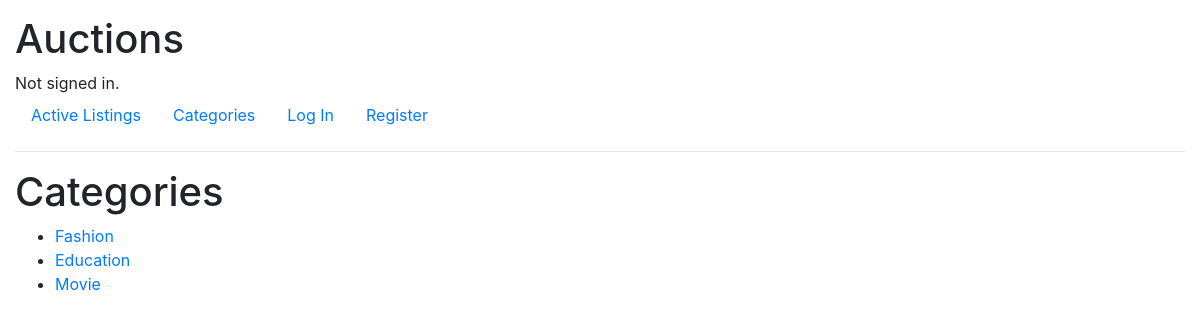
The page /categories on the database its author committed.
### auctions/models.py (models this page shows, shortened)
class Auction(models.Model):
    title = models.CharField(max_length=30)
    description = models.CharField(max_length=100)
    current_price = models.DecimalField(max_digits=10, decimal_places=2)
    photo_url = models.SlugField(max_length=500, blank=True)
    category = models.CharField(max_length=20, blank=True)
    owner = models.ForeignKey(User, on_delete=models.CASCADE, related_name="listings")
    active = models.BooleanField()
    created_on = models.DateTimeField()

### auctions/views.py (the view)
# urls.py: path("categories", views.categories, name="categories"),
def categories(request):
    categorys = Category.objects.all()
    all_category = []
    for category in categorys:
        if category.list_object.category in all_category:
            l = None
        else:
            all_category.append(category.list_object.category)
    return render(request, "auctions/categories.html",{
        "categories": all_category
    })

### auctions/templates/auctions/categories.html
{% extends "auctions/layout.html" %}
{% block body %}
<h1>Categories</h1>
<ul>
    {% for category in categories %}
    <li>
            <a href="{% url 'categorylist' category %}">{{ category }}</a>
    </li>
    {% endfor %}
</ul>
{% endblock %}

### auctions/static/auctions/styles.css (style rules this page uses)
body { padding: 10px; margin: 5px; }

### rows shown on the page
Auction: categories "Fashion"
Auction: categories "Education"
Auction: categories "Movie"
